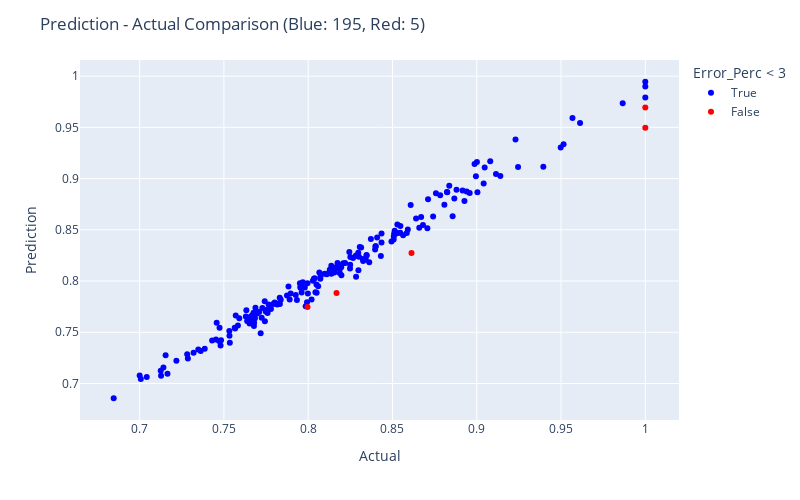

The cell this chart's notebook holds for it:
### Code cell
fig = px.scatter(res_ann, x="Actual", y="Prediction", color = "Error_Perc < 3", color_discrete_map= {True:"blue", False: "red"},
                 hover_data=["Actual", "Prediction", "Error_Perc"])

fig.update_layout(
    autosize=False,
    width=800,
    height=500,
    title_text=f"Prediction - Actual Comparison (Blue: {blue}, Red: {red})",
)

fig.show()

### Figure 1 — Plotly figure (JSON) as saved in the notebook; plotly's stock layout.template omitted (floating-point values rounded to 4 significant figures; data arrays with more than 128 entries replaced by an {"elided": "..."} marker saying what was removed)
{"data": [{"customdata": {"elided": "195x1 float values"}, "hovertemplate": "Error_Perc < 3=True<br>Actual=%{x}<br>Prediction=%{y}<br>Error_Perc=%{customdata[0]}<extra></extra>", "legendgroup": "True", "marker": {"color": "blue", "symbol": "circle"}, "mode": "markers", "name": "True", "orientation": "v", "showlegend": true, "type": "scatter", "x": {"elided": "195 float values"}, "xaxis": "x", "y": {"elided": "195 float values"}, "yaxis": "y"}, {"customdata": [[-3.94], [-3.063], [-3.128], [-3.495], [-5.054]], "hovertemplate": "Error_Perc < 3=False<br>Actual=%{x}<br>Prediction=%{y}<br>Error_Perc=%{customdata[0]}<extra></extra>", "legendgroup": "False", "marker": {"color": "red", "symbol": "circle"}, "mode": "markers", "name": "False", "orientation": "v", "showlegend": true, "type": "scatter", "x": [0.8613, 1, 0.7996, 0.8168, 1], "xaxis": "x", "y": [0.8274, 0.9694, 0.7746, 0.7883, 0.9495], "yaxis": "y"}], "layout": {"autosize": false, "height": 500, "legend": {"title": {"text": "Error_Perc < 3"}, "tracegroupgap": 0}, "margin": {"t": 60}, "title": {"text": "Prediction - Actual Comparison (Blue: 195, Red: 5)"}, "width": 800, "xaxis": {"anchor": "y", "autorange": true, "domain": [0, 1], "range": [0.6646, 1.02], "title": {"text": "Actual"}, "type": "linear"}, "yaxis": {"anchor": "x", "autorange": true, "domain": [0, 1], "range": [0.6644, 1.016], "title": {"text": "Prediction"}, "type": "linear"}}}
